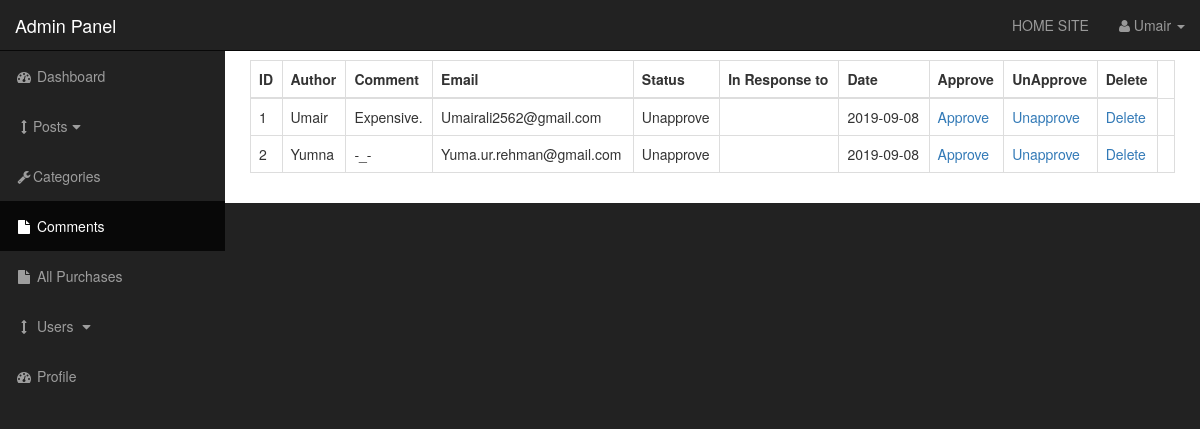
/admin/comments.php (signed in), run on the app's committed database.
### tables this page shows
CREATE TABLE `comments` (
  `comment_id` int(9) NOT NULL,
  `comment_post_title` varchar(255) NOT NULL,
  `post_comment_id` int(9) NOT NULL,
  `comment_author` varchar(255) NOT NULL,
  `comment_email` varchar(255) NOT NULL,
  `comment_content` varchar(255) NOT NULL,
  `comment_status` varchar(255) NOT NULL,
  `comment_date` date NOT NULL
);

### admin/includes/view_all_comments.php (the view, shortened to what this page needs)
<table class="table table-bordered table-hover">
                     <thead>
                         <tr>
                             <th>ID</th>
                             <th>Author</th>
                             <th>Comment</th>
                             <th>Email</th>
                             <th>Status</th>
                             <th>In Response to</th>
                             <th>Date</th>
                             <th>Approve</th>
                             <th>UnApprove</th>
                             <th>Delete</th>
                         </tr>
                     </thead>
                      <tbody>
                      <?php
                          $query="select * from comments";
                          $select_all_comments=mysqli_query($connection,$query);
                           while($row=mysqli_fetch_assoc($select_all_comments)){
                          $comment_id=$row['comment_id'];
                          $comment_author= $row['comment_author'];
                           $comment_content=$row['comment_content'];
                          $comment_email=$row['comment_email'];
                          $comment_status=$row['comment_status'];
                          $comment_date=$row['comment_date'];
                     echo "<tr>";
                       echo  "<td>$comment_id</td>";
                       echo "<td>$comment_author</td>";
                       echo "<td>$comment_content</td>";
                       echo "<td>$comment_email</td>";
              echo "<td>$comment_status</td>";
              echo "<td><a href='../post.php?post_id=$post_id'>$post_title</a></td>";
              echo "<td>$comment_date</td>";
              echo "<td><a href='comments.php?Approve=$comment_id'>Approve</a></td>";
              echo "<td><a href='comments.php?Unapprove=$comment_id'>Unapprove</a></td>";
              echo "<td><a href='comments.php?delete=$comment_id'>Delete</a></td>";
              echo   "<td></td>";
                          }?>
                     <?php
                      echo "</tr>";
                echo "</tbody>";
                 echo "</table>";
                 ?>

### admin/css/sb-admin.css (style rules this page uses)
body { margin-top: 100px; background-color: #222; }
@media (min-width:768px) { body { margin-top: 50px; } }

### data on the page
comments: comment_id "1", comment_author "Umair", comment_content "Expensive.", comment_email "Umairali2562@gmail.com", comment_status "Unapprove", comment_date "2019-09-08"
comments: comment_id "2", comment_author "Yumna", comment_content "-_-", comment_email "Yuma.ur.rehman@gmail.com", comment_status "Unapprove", comment_date "2019-09-08"

### other printed values
$_SESSION['username'] "Umair"
